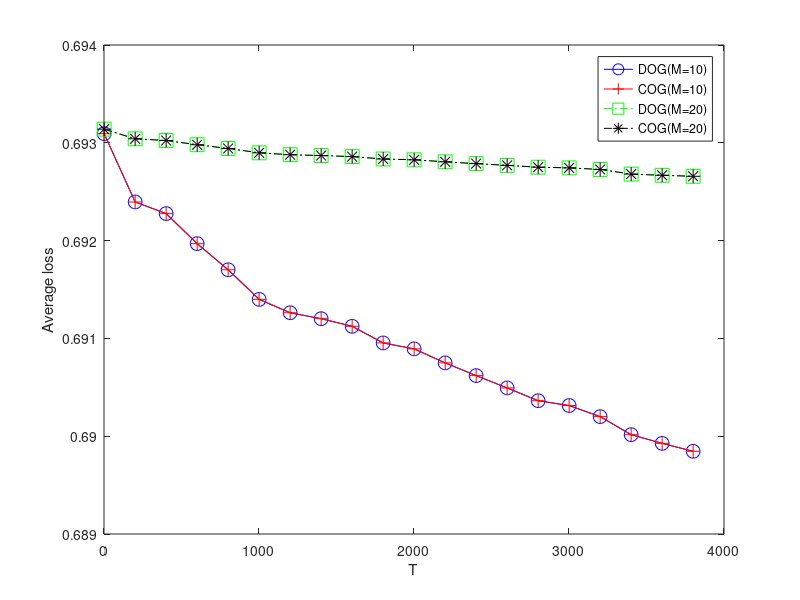

This chart was generated by the following MATLAB code: (Note: this script raises an error after producing the figure.)
function [  ] = plot_ave_loss()
dataset = 'online-retail';
if strcmp(dataset, 'occupancy') 
    m20_decen = load('ave_loss_basic_lr_seq_n5_m20_decen_occupancy.mat');
    m10_decen = load('ave_loss_basic_lr_seq_n5_m10_decen_occupancy.mat');
    m20_cen = load('ave_loss_basic_lr_seq_n5_m20_cen_occupancy.mat');
    m10_cen = load('ave_loss_basic_lr_seq_n5_m10_cen_occupancy.mat');
    T = length(m10_decen.ave_loss_basic_lr_seq);
    luckys = 1:100:T;
    plot(luckys, m10_decen.ave_loss_basic_lr_seq(luckys,:), '-ob','MarkerSize',10);
    hold on;
    plot(luckys, m10_cen.ave_loss_basic_lr_seq(luckys,:), '-+r','MarkerSize',10);
    hold on;
    plot(luckys, m20_decen.ave_loss_basic_lr_seq(luckys,:), '-.sg','MarkerSize',10);
    hold on;
    plot(luckys, m20_cen.ave_loss_basic_lr_seq(luckys,:), '-.*k','MarkerSize',10);
    pax = gca;
    pax.FontSize = 15;

    xlabel('T');
    ylabel('Average loss');
    legend('DOG(M=10)', 'COG(M=10)',...
        'DOG(M=20)', 'COG(M=20)', 'Location','northeast'); 

elseif  strcmp(dataset, 'online-retail') 
    m20_decen = load('ave_loss_basic_lr_seq_n5_m20_decen_online_retail.mat');
    m10_decen = load('ave_loss_basic_lr_seq_n5_m10_decen_online_retail.mat');
    m20_cen = load('ave_loss_basic_lr_seq_n5_m20_decen_online_retail.mat');
    m10_cen = load('ave_loss_basic_lr_seq_n5_m10_cen_online_retail.mat');
    T = length( m10_decen.ave_loss_basic_lr_seq);
    luckys = 1:200:T;
    plot(luckys, m10_decen.ave_loss_basic_lr_seq(luckys,:), '-ob','MarkerSize',10);
    hold on;
    plot(luckys, m10_cen.ave_loss_basic_lr_seq(luckys,:), '-+r','MarkerSize',10);
    hold on;
    plot(luckys, m20_decen.ave_loss_basic_lr_seq(luckys,:), '-.sg','MarkerSize',10);
    hold on;
    plot(luckys, m20_cen.ave_loss_basic_lr_seq(luckys,:), '-.*k','MarkerSize',10);
    
    xlabel('T');
    ylabel('Average loss');
    legend('DOG(M=10)', 'COG(M=10)',...
        'DOG(M=20)', 'COG(M=20)', 'Location','northeast'); 
    pax = gca;
    pax.FontSize = 25;
    
    elseif  strcmp(dataset, 'usenet2') 
    m20_decen = load('ave_loss_basic_lr_seq_n5_m20_decen_usenet2.mat');
    m10_decen = load('ave_loss_basic_lr_seq_n5_m10_decen_usenet2.mat');
    m20_cen = load('ave_loss_basic_lr_seq_n5_m20_cen_usenet2.mat');
    m10_cen = load('ave_loss_basic_lr_seq_n5_m10_cen_usenet2.mat');
    T = length(m10_decen.ave_loss_basic_lr_seq);
    luckys = 1:20:T;
    plot(luckys, m10_decen.ave_loss_basic_lr_seq(luckys,:), '-ob','MarkerSize',10);
    hold on;
    plot(luckys, m10_cen.ave_loss_basic_lr_seq(luckys,:), '-+r','MarkerSize',10);
    hold on;
    plot(luckys, m20_decen.ave_loss_basic_lr_seq(luckys,:), '-.sg','MarkerSize',10);
    hold on;
    plot(luckys, m20_cen.ave_loss_basic_lr_seq(luckys,:), '-.*k','MarkerSize',10);
    pax = gca;
    pax.FontSize = 15;

    xlabel('T');
    ylabel('Average loss');
    legend('DOG(M=10)', 'COG(M=10)',...
        'DOG(M=20)', 'COG(M=20)', 'Location','northeast'); 
    
    elseif  strcmp(dataset, 'spam') 
    m20_decen = load('ave_loss_basic_lr_seq_n5_m20_decen_spam.mat');
    m10_decen = load('ave_loss_basic_lr_seq_n5_m10_decen_spam.mat');
    m20_cen = load('ave_loss_basic_lr_seq_n5_m20_cen_spam.mat');
    m10_cen = load('ave_loss_basic_lr_seq_n5_m10_cen_spam.mat');
    T = length(m10_decen.ave_loss_basic_lr_seq);
    luckys = 1:100:T;
    plot(luckys, m10_decen.ave_loss_basic_lr_seq(luckys,:), '-ob','MarkerSize',10);
    hold on;
    plot(luckys, m10_cen.ave_loss_basic_lr_seq(luckys,:), '-+r','MarkerSize',10);
    hold on;
    plot(luckys, m20_decen.ave_loss_basic_lr_seq(luckys,:), '-.sg','MarkerSize',10);
    hold on;
    plot(luckys, m20_cen.ave_loss_basic_lr_seq(luckys,:), '-.*k','MarkerSize',10);
    

    xlabel('T');
    ylabel('Average loss');
    legend('DOG(M=10)', 'COG(M=10)',...
        'DOG(M=20)', 'COG(M=20)', 'Location','northeast'); 
    pax = gca;
    pax.FontSize = 25;
end

end

